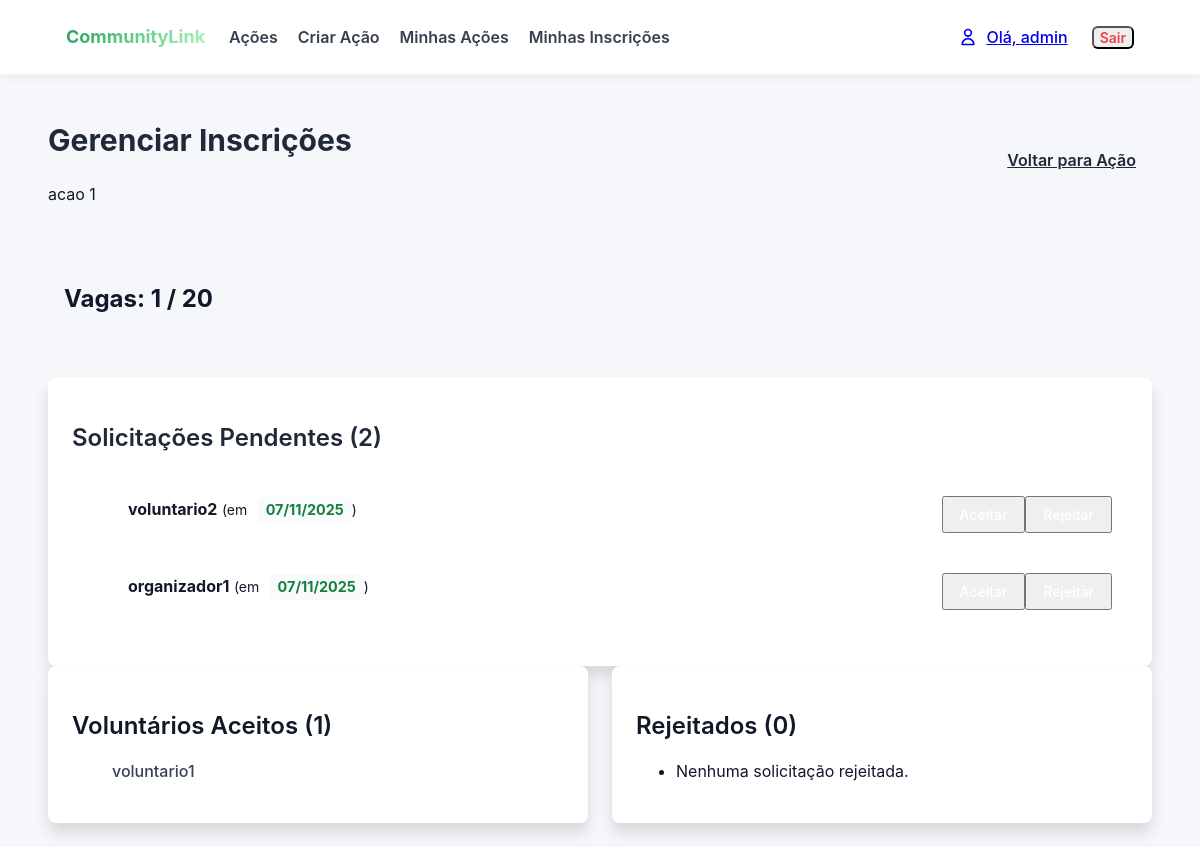
Page /acoes/1/gerenciar/ (signed in) on the earlier database version.
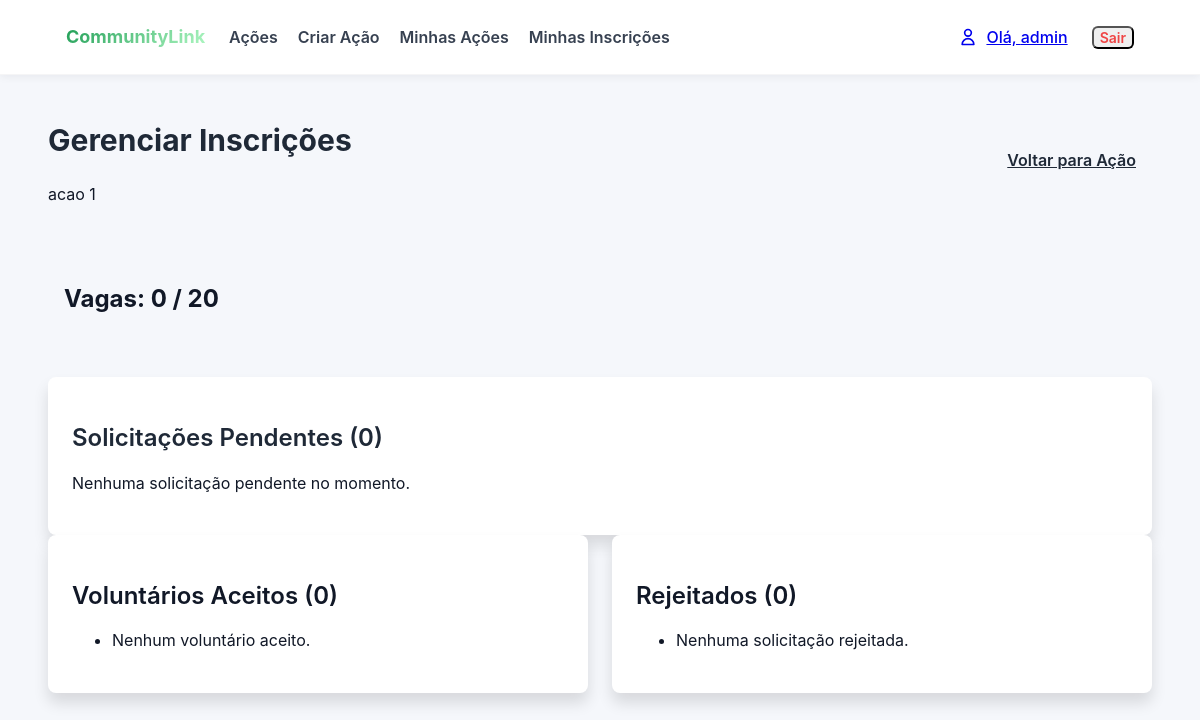
Same page on the later database version.
### acoes/models.py (models this page shows, shortened)
class Acao(models.Model):
    titulo = models.CharField(max_length=200)
    descricao = models.TextField()
    data = models.DateTimeField() # Armazena data e hora
    local = models.CharField(max_length=255)
    numero_vagas = models.PositiveIntegerField()
    CATEGORIA_CHOICES = [
        ('SAUDE', 'Saúde'),
        ('EDUCACAO', 'Educação'),
        ('MEIO_AMBIENTE', 'Meio Ambiente'),
        ('ANIMAIS', 'Animais'),
        ('OUTRO', 'Outro'),
    ]
    categoria = models.CharField(max_length=50, choices=CATEGORIA_CHOICES, default='OUTRO')
    organizador = models.ForeignKey(
        User,
        on_delete=models.CASCADE,
        related_name='acoes_criadas' # Assim, podemos fazer: user.acoes_criadas.all()
    )
    voluntarios = models.ManyToManyField(
        User,
        through='Inscricao',         # O nome do modelo intermediário
        related_name='acoes_inscritas', # Assim, podemos fazer: user.acoes_inscritas.all()
        blank=True                   # A ação pode começar sem nenhum voluntário
    )
    notas_organizador = models.TextField(blank=True, null=True, help_text="Notas privadas do organizador sobre a execução da ação.")
    @property
    def ja_aconteceu(self):
        return self.data < timezone.now()
    @property
    def vagas_preenchidas(self):
        return self.inscricao_set.filter(status='ACEITO').count()
    @property
    def esta_cheia(self):
        return self.vagas_preenchidas >= self.numero_vagas
    def get_absolute_url(self):
        return reverse('acoes:acao_detail', kwargs={'pk': self.pk})

class Inscricao(models.Model):
    STATUS_CHOICES = [
        ('PENDENTE', 'Pendente'),
        ('ACEITO', 'Aceito'),
        ('REJEITADO', 'Rejeitado'),
        ('CANCELADO', 'Cancelado'),
    ]
    acao = models.ForeignKey(Acao, on_delete=models.CASCADE)
    voluntario = models.ForeignKey(User, on_delete=models.CASCADE)
    status = models.CharField(max_length=10, choices=STATUS_CHOICES, default='PENDENTE')
    data_inscricao = models.DateTimeField(auto_now_add=True)
    comentario = models.TextField(blank=True, null=True)
    class Meta:
        unique_together = ('acao', 'voluntario')

### acoes/views.py (the view, shortened to what this page needs)
# urls.py: path('<int:pk>/gerenciar/', views.acao_manage, name='acao_manage'),
@login_required
def acao_manage(request, pk):
    acao = get_object_or_404(Acao, pk=pk)
    if acao.organizador != request.user and not request.user.is_superuser:
        messages.error(request, 'Você não tem permissão para gerenciar esta ação.')
        return redirect(acao.get_absolute_url())
    solicitacoes_pendentes = acao.inscricao_set.filter(status='PENDENTE').order_by('data_inscricao')
    solicitacoes_aceitas = acao.inscricao_set.filter(status='ACEITO').order_by('voluntario__username')
    solicitacoes_rejeitadas = acao.inscricao_set.filter(status='REJEITADO').order_by('voluntario__username')
    context = {
        'acao': acao,
        'pendentes': solicitacoes_pendentes,
        'aceitas': solicitacoes_aceitas,
        'rejeitadas': solicitacoes_rejeitadas,
    }
    return render(request, 'acoes/acao_manage.html', context)

### acoes/context_processors.py (called while the page is built)
def auth_groups_processor(request):
    is_organizador = False
    is_voluntario = False
    unread_notification_count = 0 # Valor padrão
    if request.user.is_authenticated:
        is_organizador = request.user.groups.filter(name='Organizadores').exists()
        is_voluntario = request.user.groups.filter(name='Voluntarios').exists()
        unread_notification_count = Notificacao.objects.filter(
            destinatario=request.user,
            lida=False
        ).count()
    return {
        'is_organizador': is_organizador,
        'is_voluntario': is_voluntario,
        'unread_notification_count': unread_notification_count
    }

### acoes/templates/acoes/acao_manage.html (shortened to what this page needs)
{% extends 'acoes/base.html' %}
{% block content %}
    <div class="flex justify-between items-center mb-6">
        <div>
            <h1 class="text-3xl font-bold text-gray-800">Gerenciar Inscrições</h1>
            <p class="text-xl text-gray-600">{{ acao.titulo }}</p>
        </div>
        <a href="{{ acao.get_absolute_url }}" class="px-4 py-2 bg-gray-200 hover:bg-gray-300 text-gray-800 font-semibold rounded-lg transition duration-300">
            Voltar para Ação
        </a>
    </div>
    <div class="bg-blue-100 text-blue-800 p-4 rounded-lg mb-6">
        <h2 class="font-bold text-lg">
            Vagas: {{ acao.vagas_preenchidas }} / {{ acao.numero_vagas }}
        </h2>
    </div>
    <div class="bg-white rounded-lg shadow-xl p-6 mb-8">
        <h2 class="text-2xl font-semibold text-gray-800 mb-4">Solicitações Pendentes ({{ pendentes.count }})</h2>
        {% if not pendentes %}
            <p class="text-gray-600">Nenhuma solicitação pendente no momento.</p>
        {% endif %}
        <ul class="space-y-4">
            {% for inscricao in pendentes %}
                <li class="flex flex-wrap justify-between items-center p-4 border rounded-md">
                    <div>
                        <strong class="text-lg">{{ inscricao.voluntario.username }}</strong>
                        <span class="text-sm text-gray-500"> (em <span class="item-date">{{ inscricao.data_inscricao|date:"d/m/Y" }}</span>)</span>
                    </div>
                    <div class="flex gap-2 mt-2 md:mt-0">
                        <form action="{% url 'acoes:acao_manage' acao.pk %}" method="POST" class="inline">
                            <button type="submit"
                                    class="px-4 py-2 bg-green-500 hover:bg-green-600 text-white text-sm font-medium rounded-md transition duration-300
                                    {% if acao.esta_cheia %} opacity-50 cursor-not-allowed {% endif %}"
                                    {% if acao.esta_cheia %} disabled {% endif %}>
                            </button>
                        </form>
                        <form action="{% url 'acoes:acao_manage' acao.pk %}" method="POST" class="inline">
                            <button type="submit" class="px-4 py-2 bg-red-500 hover:bg-red-600 text-white text-sm font-medium rounded-md transition duration-300">
                            </button>
                        </form>
                    </div>
                </li>
            {% endfor %}
        </ul>
    </div>
    <div class="grid grid-cols-1 md:grid-cols-2 gap-6">
        <div class="bg-white rounded-lg shadow-xl p-6">
            <h2 class="text-2xl font-semibold text-green-700 mb-4">Voluntários Aceitos ({{ aceitas.count }})</h2>
            <ul class="space-y-2">
                {% for inscricao in aceitas %}
                    <li class="flex justify-between items-center border-b pb-2">
                        <span class="text-gray-700 font-medium">{{ inscricao.voluntario.username }}</span>
                    </li>
                {% empty %}
                    <li class="text-gray-500">Nenhum voluntário aceito.</li>
                {% endfor %}
            </ul>
        </div>
        <div class="bg-white rounded-lg shadow-xl p-6">
            <h2 class="text-2xl font-semibold text-red-700 mb-4">Rejeitados ({{ rejeitadas.count }})</h2>
            <ul class="space-y-2">
                {% for inscricao in rejeitadas %}
                    <li class="text-gray-500 line-through">{{ inscricao.voluntario.username }}</li>
                {% empty %}
                    <li class="text-gray-500">Nenhuma solicitação rejeitada.</li>
                {% endfor %}
            </ul>
        </div>
    </div>
{% endblock %}

Differences in the rows shown:
removed Inscricao: voluntario.username "voluntario2", data_inscricao "07/11/2025", shown under "Solicitações Pendentes (2)"
removed Inscricao: voluntario.username "organizador1", data_inscricao "07/11/2025", shown under "Solicitações Pendentes (2)"
removed Inscricao: voluntario.username "voluntario1", shown under "Voluntários Aceitos (1)"
computed for Acao "acao 1": vagas_preenchidas "1" → "0"
Other differences:
{{ pendentes.count }}: "2" → "0"
{{ aceitas.count }}: "1" → "0"
text now shown: "Nenhuma solicitação pendente no momento. Nenhum voluntário aceito."
